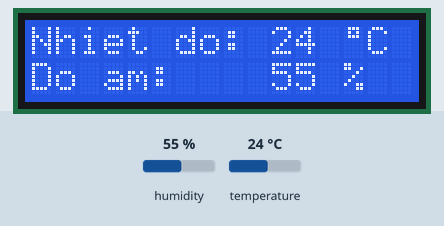
A sketch run on a simulated Arduino Uno, built with avr-gcc and run on an emulated ATmega328P. On the bench: 16×2 character LCD. Inputs (shaded band) come from the test bench; at power-on: humidity 55 %, temperature 24 °C.

Above: at 1.2 s.
1.3 s: humidity set to 22 %
At 2.9 s:
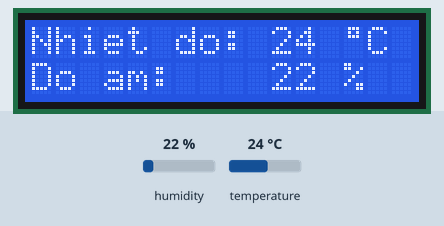
4.0 s: temperature set to 12 °C
At 5.4 s:
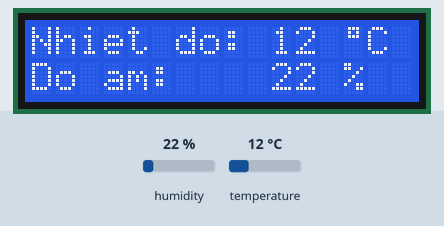
6.7 s: humidity set to 40 %
At 9.2 s:
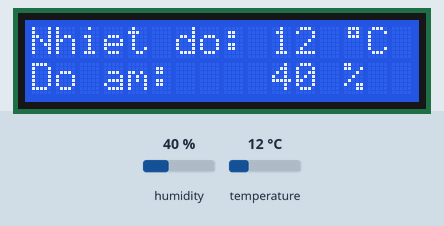
9.7 s: temperature set to 19 °C
At 11.6 s:
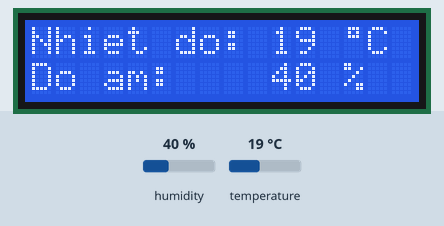
Timing chart, 0 to 13.1 s (numbered marks = the images above; inputs shaded):
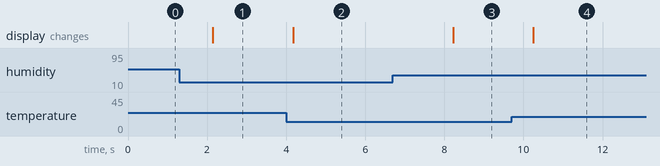

Measured:
- after the input at 1.3 s, the display: changes after 0.85 s (image 1)
- after the input at 4.0 s, the display: changes after 0.17 s (image 2)
- after the input at 6.7 s, the display: changes after 1.5 s (image 3)
- after the input at 9.7 s, the display: changes after 0.55 s (image 4)

The sketch:

ASSthaythuan.ino
```cpp
#include <LiquidCrystal_I2C.h>
#include "DHT.h"
LiquidCrystal_I2C lcd(0x27,16,2);

const int DHTPIN = 2;
const int DHTTYPE = DHT11;
DHT dht(DHTPIN, DHTTYPE);

byte degree[8] = {
0B01110,
0B01010,
0B01110,
0B00000,
0B00000,
0B00000,
0B00000,
0B00000
};

void setup() {
lcd.init();
lcd.backlight();
lcd.print("Nhiet do: ");
lcd.setCursor(0,1);
lcd.print("Do am: ");
lcd.createChar(1, degree);
dht.begin();
}

void loop() {
float h = dht.readHumidity();
float t = dht.readTemperature();

if (isnan(t) || isnan(h)) {
}
else {
     lcd.setCursor(10,0);
     lcd.print(round(t));
     lcd.print(" ");
     lcd.write(1);
     lcd.print("C");
     lcd.setCursor(10,1);
     lcd.print(round(h));
     lcd.print(" %");
   }
}
```
